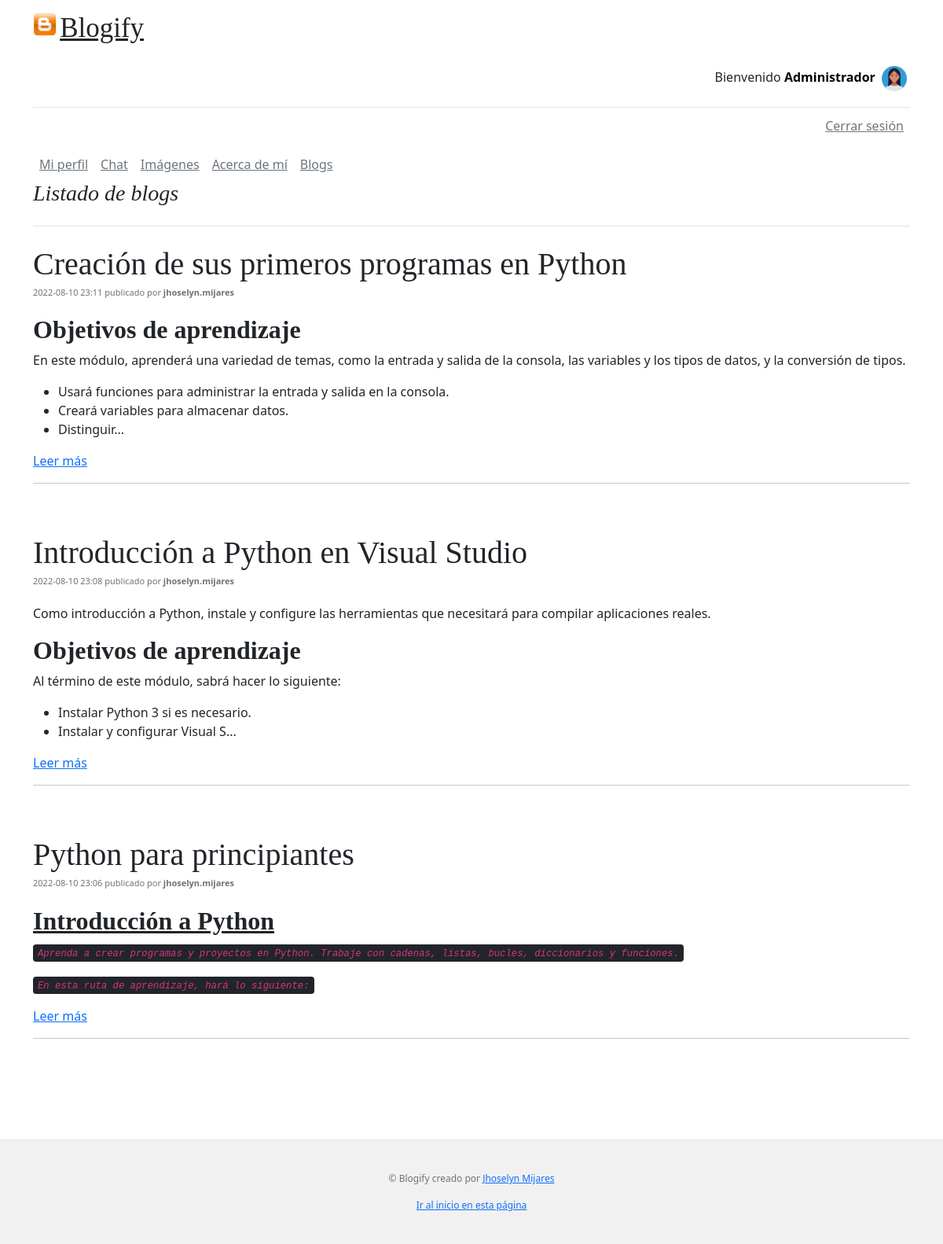
The app's page /blogify/ (signed in) with its own data.
### accounts/models.py (models this page shows, shortened)
class Profile(models.Model):
    user = models.OneToOneField(User, on_delete=models.CASCADE, primary_key=True)
    description = models.CharField(max_length=400,null=True)
    image = models.ForeignKey(Image, on_delete=models.RESTRICT,blank=True,null=True)
    url_site = models.CharField(max_length=200,null=True)

### blogs/models.py (models this page shows, shortened)
class Image(models.Model):
    title = models.CharField(max_length=200)
    image = models.ImageField(upload_to='users/%Y/%m/%d/', blank=True)
    creation = models.DateTimeField(auto_now=True)

class Blog(models.Model):
    title = models.CharField(max_length=200)
    subtitle = models.CharField(max_length=400)
    body = RichTextField(blank=True)
    author = models.CharField(max_length=50)
    image = models.ForeignKey(Image, on_delete=models.RESTRICT,blank=True,null=True)
    creation = models.DateTimeField(auto_now=True)

### blogify/views.py (the view)
# urls.py: path('blogify/', views.Home, name = 'Home'),
def Home(request):
    context = {}
    set_user_context(request, context)
    home_template = loader.get_template("home.html")
    profiles = Profile.objects.filter(pk=request.user.id)
    if profiles.exists() is True and profiles.first().description != "":
        context["description"] = profiles.first().description
    context["blogs"] = Blog.objects.all().order_by('-creation', '-id')
    context["pages"] = Page.objects.all().order_by('-id').values()
    set_header_menu_comtext(context,True)
    return HttpResponse(home_template.render(context))

### blogify/views.py (called while the page is built)
def set_user_context(request, context):
    context["is_authenticated"] = request.user.is_authenticated
    if hasattr(request.user, 'first_name') and request.user.first_name != "":
        context["greeting"] = request.user.first_name
    else:
        context["greeting"] = request.user
    context["profile"] = Profile.objects.filter(user__username=request.user.username).first()

def set_header_menu_comtext(context, option):
    context["is_img"] = option
    context["is_show"] = option

### blogs/templates/home.html (shortened to what this page needs)
{% extends "base.html" %}
{% block content %}
<main class="container">
    <div class="row g-5">
        <div class="col-md-12">
            <h3 class="pb-4 mb-4 fst-italic border-bottom">
                Listado de blogs
            </h3>
            {% for blog in blogs %}
            <article class="blog-post">
                <h5 class="blog-post-title mb-1">{{blog.title}}</h5>
                <p class="blog-post-meta" style="font-size: 11px;">
                    {{blog.creation|date:'Y-m-d H:i '}} publicado por <b>{{blog.author}}</b>
                </p>
                <div style="width:100%;overflow:auto">
                    {{blog.subtitle|safe}}...
                </div>
                <div>
                    {% if is_authenticated == True%}
                    <a href="{% url 'BlogDetail' blog.id %}">Leer más</a>
                    {% endif %}
                </div>
                <hr>
            </article>
            {% endfor %}
        </div>
    </div>
</main>
{% endblock %}

### blogs/templates/header.html (shortened to what this page needs)
<div class="container">
    <header class="blog-header lh-1 py-3">
        <div class="row flex-nowrap justify-content-between align-items-center">
            <div class="col-12">
                <img class="mb-4" src="/media/blogify.png"  height="30">
                <a class="blog-header-logo text-dark" href="/" style="font-size: 35px;">Blogify</a>
                {% if is_authenticated == True %}
                <div style="margin-top:10px;text-align: right;">
                    Bienvenido
                    <a href="/accounts/profile/" class="no-link">
                        <b>{{greeting}}</b>
                        {% if profile is not None and profile.image is not None %}
                        <img src="/media/{{profile.image.image}}" width="40px"/>
                        {% endif %}
                    </a>
                </div>
                {% endif %}
            </div>
        </div>
    </header>
    <div class="nav-scroller py-1 mb-2">
        <nav class="nav d-flex justify-content-between" style="float:right">
            {% if is_authenticated == True%}
            <a class="p-2 link-secondary" href="/accounts/logout">Cerrar sesión</a>
            {% else %}
            <a class="p-2 link-secondary" href="/accounts/signup">Regístrate</a>
            <a class="p-2 link-secondary" href="/accounts/login">Iniciar sesión</a>
            {% endif %}
        </nav>
    </div>
    <nav class="nav d-flex xjustify-content-between">
        {% if is_authenticated == True and is_show == True %}
        <a class="p-2 link-secondary" href="/accounts/profile">Mi perfil</a>
        <a class="p-2 link-secondary" href="/blogify/chat">Chat</a>
        <a class="p-2 link-secondary" href="/blogify/images">Imágenes</a>
        {% endif %}
        {% if is_show == True %}
        <a class="p-2 link-secondary" href="/blogify/acerca-de-mi">Acerca de mí</a>
        <a class="p-2 link-secondary" href="/blogify/blogs">Blogs</a>
        {% endif %}
    </nav>
</div>

### blogs/templates/base.html (style rules this page uses)
.blog-header { border-bottom: 1px solid #e5e5e5; }
.blog-header-logo { font-family: "Playfair Display", Georgia, "Times New Roman", serif ; font-size: 2.25rem; }
h1, h2, h3, h4, h5, h6 { font-family: "Playfair Display", Georgia, "Times New Roman", serif ; }
.blog-post { margin-bottom: 4rem; }
.blog-post-title { font-size: 2.5rem; }
.blog-post-meta { margin-bottom: 1.25rem; color: #727272; }
.nav-scroller { position: relative; z-index: 2; height: 2.75rem; overflow-y: hidden; }
.nav-scroller .nav { display: flex; flex-wrap: nowrap; padding-bottom: 1rem; margin-top: -1px; overflow-x: auto; text-align: center; white-space: nowrap; -webkit-overflow-scrolling: touch; }

### blogs/templates/header.html (style rules this page uses)
.no-link { text-decoration: none; color: black }

### records on screen
Profile: image.image (picture)
Blog: title "Creación de sus primeros programas en Python", creation "2022-08-10 23:11", author "jhoselyn.mijares", subtitle "Objetivos de aprendizaje En este módulo, aprenderá una variedad de temas, como la entrada y salida de la consola, las variables y los tipos de datos, y la conversión de tipos. Usará funciones para administrar la entrada y salida en la consola. Creará variables para almacenar datos. Distinguir"
Blog: title "Introducción a Python en Visual Studio", creation "2022-08-10 23:08", author "jhoselyn.mijares", subtitle "Como introducción a Python, instale y configure las herramientas que necesitará para compilar aplicaciones reales. Objetivos de aprendizaje Al término de este módulo, sabrá hacer lo siguiente: Instalar Python 3 si es necesario. Instalar y configurar Visual S"
Blog: title "Python para principiantes", creation "2022-08-10 23:06", author "jhoselyn.mijares", subtitle "Introducción a Python Aprenda a crear programas y proyectos en Python. Trabaje con cadenas, listas, bucles, diccionarios y funciones. En esta ruta de aprendizaje, hará lo siguiente:"

### other values on screen
{{ greeting }} "Administrador"
